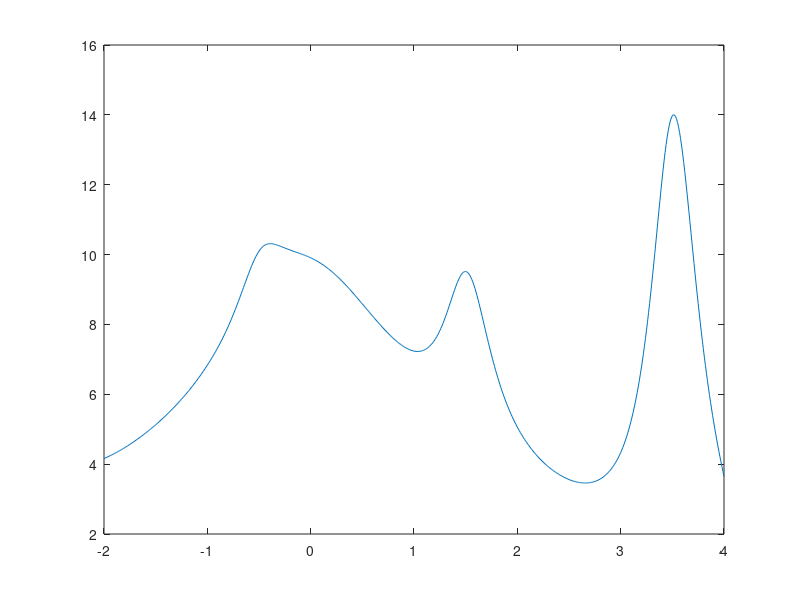

The MATLAB script that drew this image:
clear all, close all;

x = -2:0.01:4;
y = 10./sqrt(1+x.^2) + exp(x/2)./(sqrt(2)+sin(pi*x)) + 4./(x -5);

plot(x, y);

